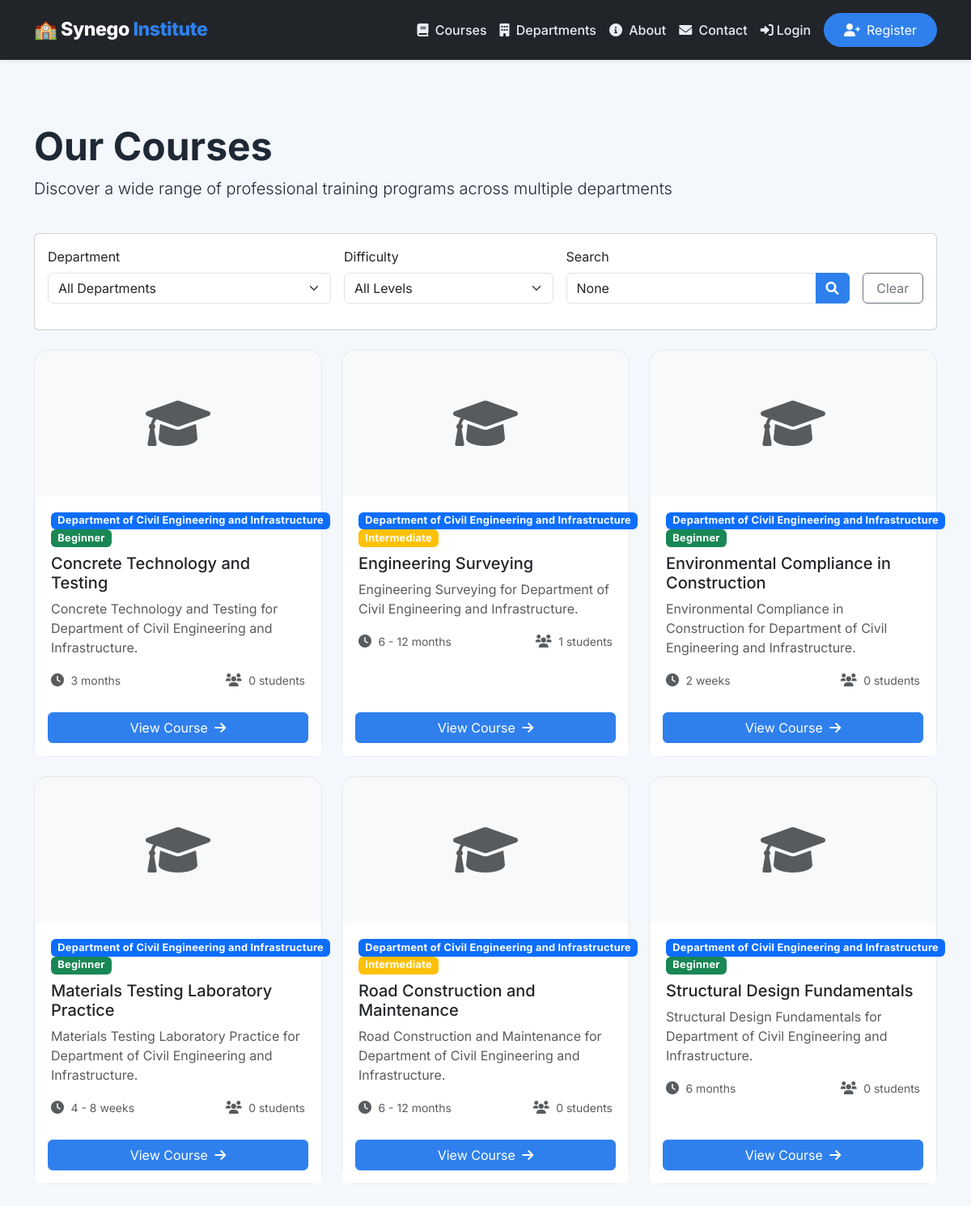
Page /courses/ on the committed database.
### lms/models.py (models this page shows, shortened)
class Course(models.Model):
    DIFFICULTY_CHOICES = (
        ('beginner', 'Beginner'),
        ('intermediate', 'Intermediate'),
        ('advanced', 'Advanced'),
    )
    STATUS_CHOICES = (
        ('draft', 'Draft'),
        ('published', 'Published'),
        ('archived', 'Archived'),
    )
    department = models.ForeignKey(Department, on_delete=models.CASCADE, related_name='courses')
    title = models.CharField(max_length=200)
    slug = models.SlugField(unique=True, blank=True)
    code = models.CharField(max_length=20, unique=True, help_text="Course code (e.g., BLCK-101)")
    description = models.TextField()
    learning_objectives = models.TextField(help_text="What students will learn")
    prerequisites = models.TextField(blank=True, help_text="Required prior knowledge")
    duration = models.CharField(max_length=50, help_text="e.g., '3 months', '6 weeks'")
    estimated_hours = models.PositiveIntegerField(default=40, help_text="Total estimated study hours")
    difficulty = models.CharField(max_length=20, choices=DIFFICULTY_CHOICES, default='beginner')
    price = models.DecimalField(max_digits=10, decimal_places=2, default=0.00)
    currency = models.CharField(max_length=3, default='USD')
    assignment_weight = models.PositiveIntegerField(default=70, validators=[MinValueValidator(0), MaxValueValidator(100)])
    project_weight = models.PositiveIntegerField(default=30, validators=[MinValueValidator(0), MaxValueValidator(100)])
    require_quiz_pass = models.BooleanField(default=True)
    quiz_pass_score = models.PositiveIntegerField(default=70, validators=[MinValueValidator(0), MaxValueValidator(100)])
    thumbnail = models.ImageField(upload_to='course_thumbnails/', null=True, blank=True)
    promo_video_url = models.URLField(blank=True)
    google_classroom_id = models.CharField(max_length=100, blank=True, unique=True, null=True)
    certificate_template = models.FileField(
        upload_to='cert_templates/',
        null=True, blank=True,
        validators=[FileExtensionValidator(['pdf'])]
    )
    status = models.CharField(max_length=20, choices=STATUS_CHOICES, default='draft')
    is_active = models.BooleanField(default=True)
    created_at = models.DateTimeField(auto_now_add=True)
    updated_at = models.DateTimeField(auto_now=True)
    published_at = models.DateTimeField(null=True, blank=True)
    class Meta:
        ordering = ['title']
        indexes = [
            models.Index(fields=['department', 'status']),
            models.Index(fields=['slug']),
            models.Index(fields=['code']),
            models.Index(fields=['difficulty']),
        ]
    @property
    def total_students_enrolled(self):
        return self.enrollments.filter(status='active').count()

class Department(models.Model):
    STATUS_CHOICES = (
        ('active', 'Active'),
        ('inactive', 'Inactive'),
        ('pending', 'Pending Approval'),
    )
    name = models.CharField(max_length=100, unique=True)
    slug = models.SlugField(unique=True, blank=True, null=True)
    code = models.CharField(max_length=20, unique=True, help_text="Department code (e.g., BT, EME, CE)")
    description = models.TextField()
    mission = models.TextField(blank=True, help_text="Department mission statement")
    vision = models.TextField(blank=True, help_text="Department vision statement")
    infrastructure = models.TextField(help_text="Required infrastructure (workshops, labs, etc.)")
    resources = models.TextField(help_text="Tools, equipment, software needed")
    min_instructors = models.PositiveIntegerField(default=1, help_text="Minimum instructors required")
    max_capacity = models.PositiveIntegerField(default=100, help_text="Maximum student capacity")
    head = models.ForeignKey(
        User, null=True, blank=True, on_delete=models.SET_NULL,
        limit_choices_to={'role__in': ['dept_head', 'admin']},
        related_name='headed_depts'
    )
    contact_email = models.EmailField(blank=True)
    contact_phone = models.CharField(max_length=20, blank=True)
    office_location = models.CharField(max_length=200, blank=True)
    status = models.CharField(max_length=20, choices=STATUS_CHOICES, default='active')
    created_at = models.DateTimeField(auto_now_add=True)
    updated_at = models.DateTimeField(auto_now=True)
    class Meta:
        ordering = ['name']
        verbose_name = "Department"
        verbose_name_plural = "Departments"
        indexes = [
            models.Index(fields=['code', 'status']),
            models.Index(fields=['name']),
        ]

### lms/views.py (the view)
# urls.py: path('courses/', views.course_list, name='course_list'),
def course_list(request):
    courses = Course.objects.filter(status='published', is_active=True).select_related('department')
    department_param = request.GET.get('department')
    if department_param:
        if department_param.isdigit():
            courses = courses.filter(department_id=department_param)
        else:
            courses = courses.filter(department__slug=department_param)
    difficulty = request.GET.get('difficulty')
    if difficulty:
        courses = courses.filter(difficulty=difficulty)
    search = request.GET.get('q')
    if search:
        courses = courses.filter(Q(title__icontains=search) | Q(description__icontains=search))
    paginator = Paginator(courses, 12)
    page_number = request.GET.get('page')
    page_obj = paginator.get_page(page_number)
    departments = Department.objects.filter(status='active')
    context = {
        'page_obj': page_obj,
        'departments': departments,
        'selected_department': department_param,
        'selected_difficulty': difficulty,
        'search_query': search,
    }
    return render(request, 'lms/courses/course_list.html', context)

### lms/context_processors.py (called while the page is built, shortened)
def app_info(request):
    return {
        "APP_NAME": "Synego Training Institute",
    }

def sidebar_context(request):
    context = {
        'sidebar_active_page': None,
        'user_role': None,
    }
    if not request.user.is_authenticated:
        return context

### lms/templates/lms/courses/course_list.html (shortened to what this page needs)
{% extends "lms/base.html" %}
{% block content %}
<div class="container py-4">
    <div class="row mb-4">
        <div class="col-12">
            <h1 class="display-5 fw-bold">Our Courses</h1>
            <p class="lead">Discover a wide range of professional training programs across multiple departments</p>
        </div>
    </div>
    <div class="row mb-4">
        <div class="col-md-12">
            <div class="card">
                <div class="card-body">
                    <form method="get" class="row g-3">
                        <div class="col-md-4">
                            <label class="form-label">Department</label>
                            <select name="department" class="form-select" onchange="this.form.submit()">
                                <option value="">All Departments</option>
                            </select>
                        </div>
                        <div class="col-md-3">
                            <label class="form-label">Difficulty</label>
                            <select name="difficulty" class="form-select" onchange="this.form.submit()">
                                <option value="">All Levels</option>
                            </select>
                        </div>
                        <div class="col-md-4">
                            <label class="form-label">Search</label>
                            <div class="input-group">
                                <input type="text" name="q" class="form-control" placeholder="Search courses..." value="{{ search_query }}">
                                <button type="submit" class="btn btn-primary">
                                    <i class="fas fa-search"></i>
                                </button>
                            </div>
                        </div>
                        <div class="col-md-1 d-flex align-items-end">
                            <a href="{% url 'lms:course_list' %}" class="btn btn-outline-secondary w-100">Clear</a>
                        </div>
                    </form>
                </div>
            </div>
        </div>
    </div>
    <div class="row">
        {% for course in page_obj %}
            <div class="col-lg-4 col-md-6 mb-4">
                <div class="card course-card h-100">
                    {% if course.thumbnail %}
                        <img src="{{ course.thumbnail.url }}" class="card-img-top" alt="{{ course.title }}">
                    {% else %}
                        <div class="card-img-top bg-light d-flex align-items-center justify-content-center" style="height: 180px;">
                            <i class="fas fa-graduation-cap fa-4x text-muted"></i>
                        </div>
                    {% endif %}
                    <div class="card-body">
                        <div class="mb-2">
                            <span class="badge bg-primary">{{ course.department.name }}</span>
                            <span class="badge {% if course.difficulty == 'beginner' %}bg-success{% elif course.difficulty == 'intermediate' %}bg-warning{% else %}bg-danger{% endif %}">
                                {{ course.get_difficulty_display }}
                            </span>
                        </div>
                        <h5 class="card-title">{{ course.title }}</h5>
                        <p class="card-text text-muted">{{ course.description|truncatewords:20 }}</p>
                        <div class="d-flex justify-content-between align-items-center mt-3">
                            <div>
                                <i class="fas fa-clock text-muted me-1"></i>
                                <small class="text-muted">{{ course.duration }}</small>
                            </div>
                            <div>
                                <i class="fas fa-users text-muted me-1"></i>
                                <small class="text-muted">{{ course.total_students_enrolled }} students</small>
                            </div>
                        </div>
                    </div>
                    <div class="card-footer bg-white border-0 pb-3">
                        <a href="{% url 'lms:course_detail' course.slug %}" class="btn btn-primary w-100">
                            View Course <i class="fas fa-arrow-right ms-1"></i>
                        </a>
                    </div>
                </div>
            </div>
        {% endfor %}
    </div>
</div>
{% endblock %}

### lms/templates/lms/base.html (shortened to what this page needs)
﻿<!DOCTYPE html>
<html lang="en">
<head>
    <link href="https://cdn.jsdelivr.net/npm/bootstrap@5.3.0-alpha1/dist/css/bootstrap.min.css" rel="stylesheet">
    <link rel="stylesheet" href="https://cdnjs.cloudflare.com/ajax/libs/font-awesome/6.0.0/css/all.min.css">
</head>
<body>
    <nav class="navbar navbar-expand-lg navbar-dark bg-dark fixed-top shadow-sm">
        <div class="container">
            <a class="navbar-brand" href="{% url 'lms:index' %}">
                🏫 Synego <span>Institute</span>
            </a>
            <div class="collapse navbar-collapse" id="navbarNav">
                <ul class="navbar-nav ms-auto align-items-lg-center">
                    <li class="nav-item">
                        <a class="nav-link" href="{% url 'lms:course_list' %}"><i class="fas fa-book me-1"></i> Courses</a>
                    </li>
                    <li class="nav-item">
                        <a class="nav-link" href="{% url 'lms:department_list' %}"><i class="fas fa-building me-1"></i> Departments</a>
                    </li>
                    <li class="nav-item">
                        <a class="nav-link" href="{% url 'lms:about' %}"><i class="fas fa-info-circle me-1"></i> About</a>
                    </li>
                    <li class="nav-item">
                        <a class="nav-link" href="{% url 'lms:contact' %}"><i class="fas fa-envelope me-1"></i> Contact</a>
                    </li>
                    {% if user.is_authenticated %}
                        <li class="nav-item dropdown">
                            <a class="nav-link dropdown-toggle" href="#" role="button" data-bs-toggle="dropdown">
                                <i class="fas fa-user-circle me-1"></i>{{ user.first_name|default:user.username }}
                            </a>
                            <ul class="dropdown-menu dropdown-menu-end">
                                <li><a class="dropdown-item" href="{% url 'lms:profile' %}"><i class="fas fa-user me-2"></i>Profile</a></li>
                                <li><a class="dropdown-item" href="{% url 'lms:student_dashboard' %}"><i class="fas fa-tachometer-alt me-2"></i>Dashboard</a></li>
                                <li><hr class="dropdown-divider"></li>
                                <li><a class="dropdown-item text-danger" href="{% url 'lms:logout' %}"><i class="fas fa-sign-out-alt me-2"></i>Logout</a></li>
                            </ul>
                        </li>
                    {% else %}
                        <li class="nav-item">
                            <a class="nav-link" href="{% url 'lms:login' %}"><i class="fas fa-sign-in-alt me-1"></i>Login</a>
                        </li>
                        <li class="nav-item ms-2">
                            <a class="btn btn-primary rounded-pill px-4 py-2" href="{% url 'lms:register' %}"><i class="fas fa-user-plus me-2"></i>Register</a>
                        </li>
                    {% endif %}
                </ul>
            </div>
        </div>
    </nav>
    <main>
        {% block content %}{% endblock %}
    </main>
</body>
</html>

### lms/templates/lms/base.html (style rules this page uses)
:root { --primary-color: #1f3a5d; --secondary-color: #2f80ed; --accent-color: #17a2b8; --bg-light: #f4f7fb; --bg-dark: #1d2833; --text-muted: #6c7a91; --surface: #ffffff; --surface-alt: #f9fbff; }
* { box-sizing: border-box; }
body { font-family: 'Inter', sans-serif; background-color: var(--bg-light); color: #1f2835; margin: 0; padding-top: 80px; }
.navbar { padding: 0.9rem 1rem; transition: background-color 0.3s ease; }
.navbar-brand { font-weight: 800; letter-spacing: -0.02em; font-size: 1.45rem; }
.navbar-brand span { color: var(--secondary-color); }
.navbar-nav .nav-link { color: #e9edf5; font-weight: 500; }
.btn-primary { background-color: var(--secondary-color); border-color: var(--secondary-color); }
.feature-card, .stat-card, .course-card { border: 1px solid rgba(46, 68, 99, 0.12); border-radius: 18px; background: white; transition: transform 0.3s ease, box-shadow 0.3s ease; }
.course-card .card-img-top { height: 230px; object-fit: cover; border-top-left-radius: 18px; border-top-right-radius: 18px; }
.course-card .card-body { padding: 1.25rem; }
.course-card .badge { font-size: 0.8rem; letter-spacing: 0.02em; }

### rows in the picture
Course: department.name "Department of Civil Engineering and Infrastructure", difficulty "Beginner", title "Concrete Technology and Testing", description "Concrete Technology and Testing for Department of Civil Engineering and Infrastructure.", duration "3 months", total_students_enrolled "0"
Course: department.name "Department of Civil Engineering and Infrastructure", difficulty "Intermediate", title "Engineering Surveying", description "Engineering Surveying for Department of Civil Engineering and Infrastructure.", duration "6 - 12 months", total_students_enrolled "1"
Course: department.name "Department of Civil Engineering and Infrastructure", difficulty "Beginner", title "Environmental Compliance in Construction", description "Environmental Compliance in Construction for Department of Civil Engineering and Infrastructure.", duration "2 weeks", total_students_enrolled "0"
Course: department.name "Department of Civil Engineering and Infrastructure", difficulty "Beginner", title "Materials Testing Laboratory Practice", description "Materials Testing Laboratory Practice for Department of Civil Engineering and Infrastructure.", duration "4 - 8 weeks", total_students_enrolled "0"
Course: department.name "Department of Civil Engineering and Infrastructure", difficulty "Intermediate", title "Road Construction and Maintenance", description "Road Construction and Maintenance for Department of Civil Engineering and Infrastructure.", duration "6 - 12 months", total_students_enrolled "0"
Course: department.name "Department of Civil Engineering and Infrastructure", difficulty "Beginner", title "Structural Design Fundamentals", description "Structural Design Fundamentals for Department of Civil Engineering and Infrastructure.", duration "6 months", total_students_enrolled "0"
